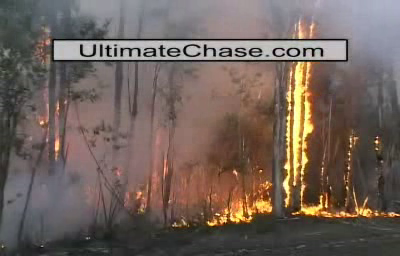
#> input picture frame 21 of RGB_Segmentation_and_Boundary_box/ForestFire1.avi, 400 x 256 px, given in place of forest_fire_youtube.mp4, which was not available
$ jupyter execute 'Theresehold+Canny(Jacobo).py.ipynb'
#> lines starting #> are read from the running program, lines starting #| are printed output that depends on the picture; after the words box and inside, x2 and y2 are one past the last pixel; in counts of white or black regions, pixels touching at a corner belong together; pictures that were not available may be replaced by others from this repository, and a replacement may not be noted
[cell 1]
#Import opencv and numpy (calling them as cv2 and np)
import cv2
import numpy as np
#Import video using opencv and name it as cap
cap = cv2.VideoCapture('forest_fire_youtube.mp4')
#cap = cv2.imread('DJI_0136.jpg')
#This loop ensures that we read frame by frame, where the frame is just an image from the video. Each image is proccessed
while(1):
    # cap.read gives you an array, we ignore the first part of the array and assign the second part to the varible frame
    _, frame = cap.read()
#> frame is the input picture: shape (256, 400, 3); mean B, G, R 90.6, 98.2, 112.5
    # we create the histogram
    hsv = cv2.cvtColor(frame, cv2.COLOR_BGR2HSV)
#> hsv: shape (256, 400, 3); mean H, S, V 49.2, 55, 114.5
    # create the range we want
    lower = np.array([0, 100, 100])
    upper = np.array([50, 255, 255])
    # mask is the image without the pixels that are not in the range we want
    mask = cv2.inRange(hsv, lower, upper)
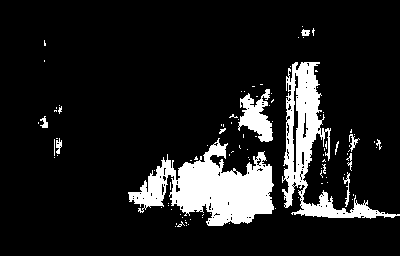
#> mask: shape (256, 400); 12.1% white; 100 white regions (87 under 20 px), largest, box (x1, y1, x2, y2) and area: (128, 138, 274, 226) 6345, (282, 62, 400, 219) 4404, (238, 89, 273, 142) 975
    # if pixel was removed from varible mask is black, if pixel in mask and frame(original image) is same, then it is replaced with white
    res = cv2.bitwise_and(frame,frame, mask= mask)
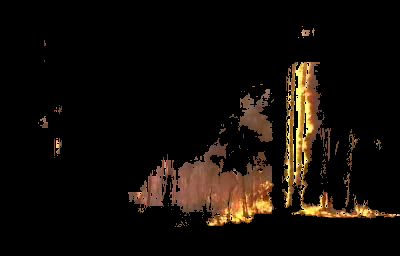
#> res: shape (256, 400, 3); mean B, G, R 8, 13, 18.6

    #cv2.imshow('Original',frame)
    #Extract canny edge
    edges = cv2.Canny(mask,50,100)
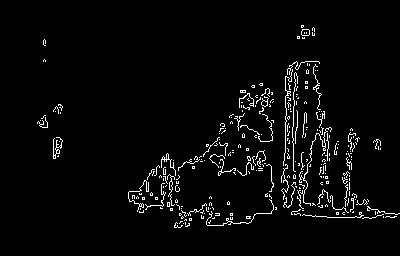
#> edges: shape (256, 400); 3.4% white in thin lines or dots, all inside (x1, y1, x2, y2) = (37, 25, 400, 228)

    cv2.imshow('Original',frame)
    cv2.imshow('Mask[extract color]',mask)
    cv2.imshow('Res[extract black/white]',res)
    cv2.imshow('Canny Edge',edges)
    #wait 5 miliseconds (not realy sure why, but seems either if u press the key it stops, or it's just a delay)
    k = cv2.waitKey(5) & 0xFF
#> (key Esc is pressed here)
    if k == 27:
        break


cv2.destroyAllWindows()
cap.release()

$ run again, starting later in the video
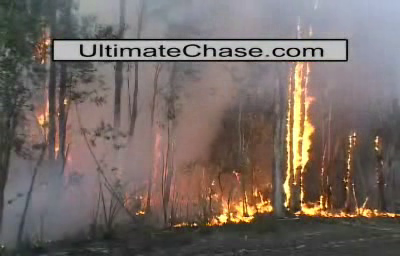
#> input picture frame 98 of RGB_Segmentation_and_Boundary_box/ForestFire1.avi, 400 x 256 px, given in place of forest_fire_youtube.mp4, which was not available
#> frame is the input picture: shape (256, 400, 3); mean B, G, R 100.4, 105.9, 117.3
#> hsv: shape (256, 400, 3); mean H, S, V 54.3, 47.7, 120.5
#> `mask = cv2.inRange(hsv, lower, upper)`:
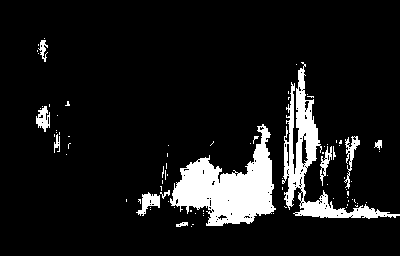
#> mask: shape (256, 400); 9.8% white; 84 white regions (72 under 20 px), largest, box (x1, y1, x2, y2) and area: (170, 124, 276, 226) 5185, (282, 62, 400, 219) 3417, (136, 192, 160, 216) 266
#> `edges = cv2.Canny(mask,50,100)`:
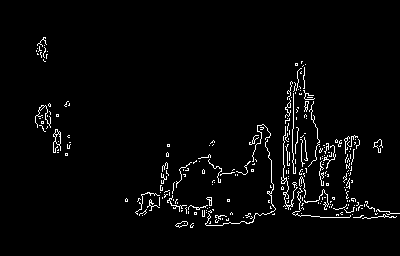
#> edges: shape (256, 400); 2.9% white in thin lines or dots, all inside (x1, y1, x2, y2) = (35, 37, 400, 228)

$ run again, starting later in the video
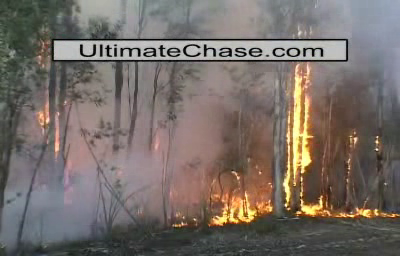
#> input picture frame 174 of RGB_Segmentation_and_Boundary_box/ForestFire1.avi, 400 x 256 px, given in place of forest_fire_youtube.mp4, which was not available
#> frame is the input picture: shape (256, 400, 3); mean B, G, R 103.4, 109.3, 118.7
#> hsv: shape (256, 400, 3); mean H, S, V 52.6, 42.8, 121.9
#> `mask = cv2.inRange(hsv, lower, upper)`:
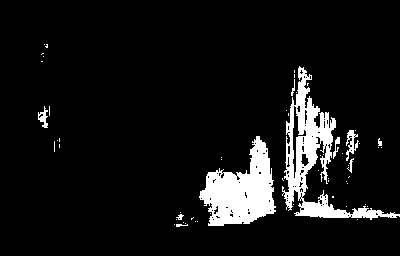
#> mask: shape (256, 400); 8.2% white; 58 white regions (48 under 20 px), largest, box (x1, y1, x2, y2) and area: (282, 66, 400, 220) 4064, (199, 136, 276, 226) 3800, (346, 130, 359, 161) 173
#> `edges = cv2.Canny(mask,50,100)`:
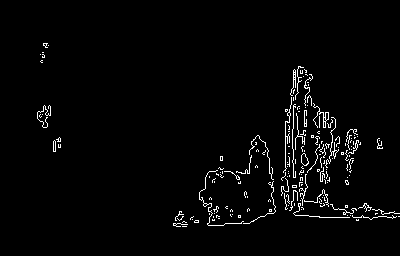
#> edges: shape (256, 400); 2.4% white in thin lines or dots, all inside (x1, y1, x2, y2) = (37, 43, 400, 227)
